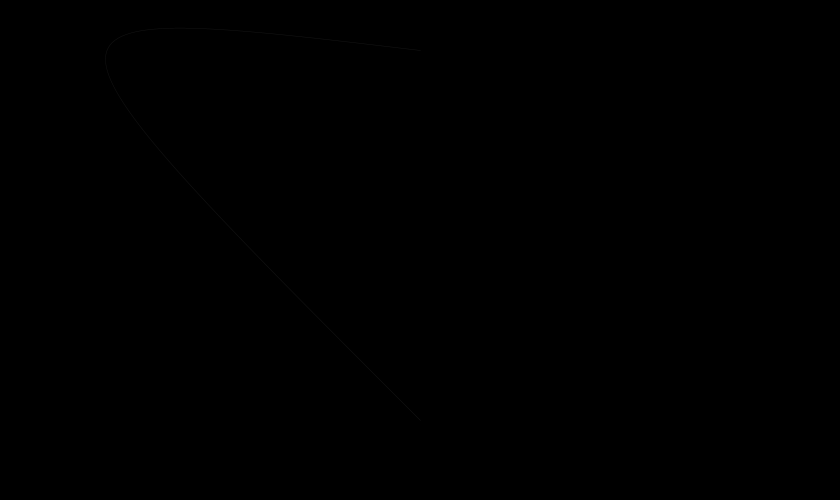
Frame 1 (no input)
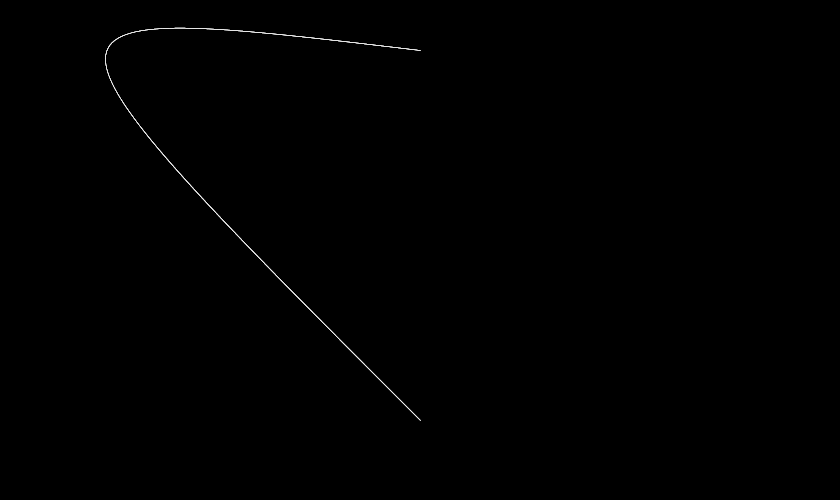
Frame 60 (the mouse pressed at the canvas centre just before this capture)
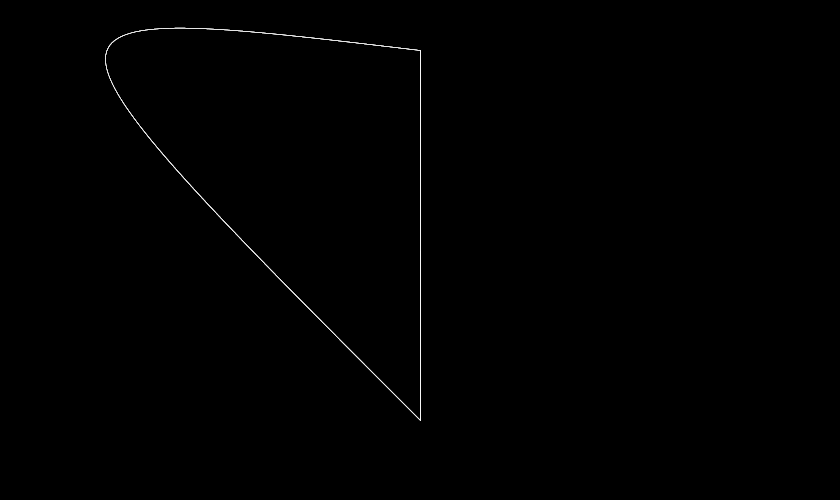
Frame 120 (the mouse held since frame 60 and released just before this capture)

The Processing sketch that drew these frames (run headless with seeded random() and noise(); from frame 60 on, the mouse is pressed at the canvas centre):

// Processing sketch: processing_29772
// ── processing_29772.pde



void setup(){
size(840,500);
background(0);
smooth();
 }
 
void draw(){
if (mousePressed) {
  stroke(255,255,255,30);
  line (width/2, 50, mouseX, mouseY);
  line(width/2, height-80, mouseX, mouseY);
  
}
else{
  noFill();
  stroke(255,255,255,20);
  strokeWeight(0.5);
  bezier(420,420,mouseX,mouseY,mouseX,mouseY,420,50);
}
}      
                
